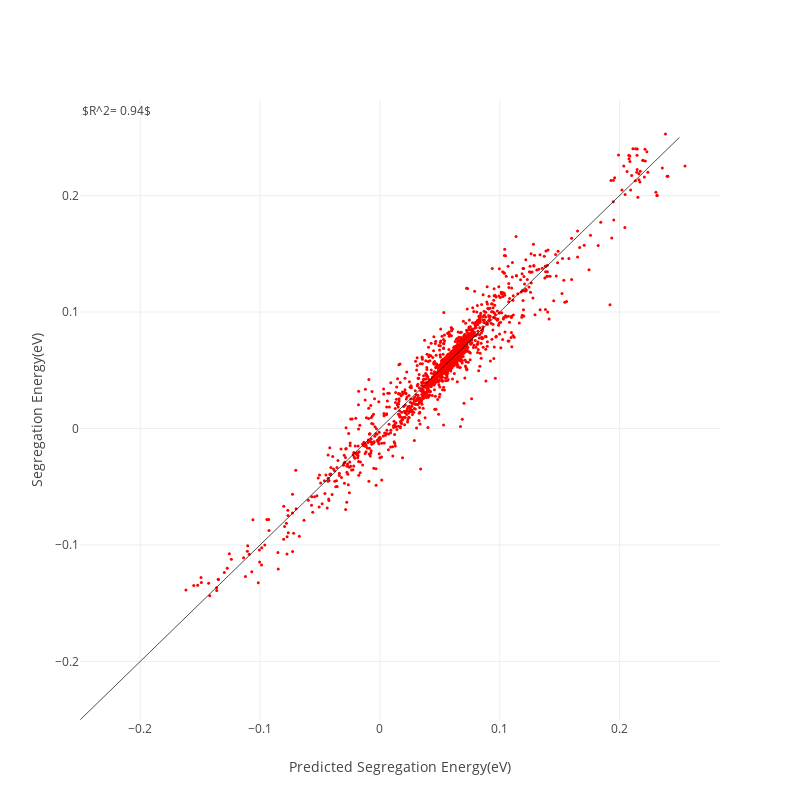

Notebook code cell kept with this figure:
### Code cell
#draw correlation
main = go.Scatter(x = Y_pre_test, 
          y = Y_test, 
          marker={'color':'red', 'symbol':'circle','size':3}, 
          mode='markers'
         )

data = [main]

layout = go.Layout(autosize = False, 
           height = 800,
           width = 800, 
           xaxis={'title':"Predicted Segregation Energy(eV)", 'zeroline':False},
           yaxis = {'title':'Segregation Energy(eV)', 'zeroline':False},
           annotations = [
                   dict(
                   x = 0,
                   y = 1,
                   xref = 'paper',
                   yref = 'paper',
                   text = '$R^2= %4.2f$'%(R_squared),
                   showarrow = False,
                   font = dict(size = 12)
                   )
               ],
           shapes =[{'type':'line', 
                            'x0':-0.25,
                            'x1':0.25,
                            'y0':-0.25,
                            'y1':0.25,
                            'line':{'width':0.7}
                    }],
          )
plot = py.iplot(go.Figure(data = data, layout = layout))

### Figure 1 — Plotly figure (JSON) as saved in the notebook; plotly's stock layout.template omitted (floating-point values rounded to 4 significant figures; data arrays with more than 128 entries replaced by an {"elided": "..."} marker saying what was removed)
{"data": [{"marker": {"color": "red", "size": 3, "symbol": "circle"}, "mode": "markers", "type": "scatter", "uid": "97177e39-b255-4f2e-93d8-7483946a256b", "x": {"elided": "2135 float values"}, "y": {"elided": "2135 float values"}}], "layout": {"annotations": [{"font": {"size": 12}, "showarrow": false, "text": "$R^2= 0.94$", "x": 0, "xref": "paper", "y": 1, "yref": "paper"}], "autosize": false, "height": 800, "shapes": [{"line": {"width": 0.7}, "type": "line", "x0": -0.25, "x1": 0.25, "y0": -0.25, "y1": 0.25}], "width": 800, "xaxis": {"autorange": true, "range": [-0.2503, 0.2838], "title": {"text": "Predicted Segregation Energy(eV)"}, "type": "linear", "zeroline": false}, "yaxis": {"autorange": true, "range": [-0.2503, 0.2821], "title": {"text": "Segregation Energy(eV)"}, "type": "linear", "zeroline": false}}}
